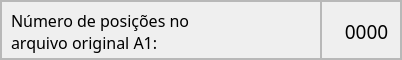
                         <widget class="QFrame" name="frame_30">
                          <property name="maximumSize">
                           <size>
                            <width>16777215</width>
                            <height>60</height>
                           </size>
                          </property>
                          <property name="frameShape">
                           <enum>QFrame::StyledPanel</enum>
                          </property>
                          <property name="frameShadow">
                           <enum>QFrame::Raised</enum>
                          </property>
                          <layout class="QHBoxLayout" name="horizontalLayout_7">
                           <property name="spacing">
                            <number>0</number>
                           </property>
                           <property name="leftMargin">
                            <number>0</number>
                           </property>
                           <property name="topMargin">
                            <number>0</number>
                           </property>
                           <property name="rightMargin">
                            <number>0</number>
                           </property>
                           <property name="bottomMargin">
                            <number>0</number>
                           </property>
                           <item>
                            <widget class="QFrame" name="frame_39">
                             <property name="sizePolicy">
                              <sizepolicy hsizetype="Preferred" vsizetype="Preferred">
                               <horstretch>0</horstretch>
                               <verstretch>0</verstretch>
                              </sizepolicy>
                             </property>
                             <property name="minimumSize">
                              <size>
                               <width>320</width>
                               <height>0</height>
                              </size>
                             </property>
                             <property name="frameShape">
                              <enum>QFrame::StyledPanel</enum>
                             </property>
                             <property name="frameShadow">
                              <enum>QFrame::Raised</enum>
                             </property>
                             <widget class="QLabel" name="label_15">
                              <property name="geometry">
                               <rect>
                                <x>10</x>
                                <y>0</y>
                                <width>311</width>
                                <height>61</height>
                               </rect>
                              </property>
                              <property name="sizePolicy">
                               <sizepolicy hsizetype="Preferred" vsizetype="Preferred">
                                <horstretch>0</horstretch>
                                <verstretch>0</verstretch>
                               </sizepolicy>
                              </property>
                              <property name="font">
                               <font>
                                <family>Equinox Bold</family>
                                <pointsize>12</pointsize>
                               </font>
                              </property>
                              <property name="text">
                               <string>Número de posições no
arquivo original A1:</string>
                              </property>
                             </widget>
                            </widget>
                           </item>
                           <item>
                            <widget class="QFrame" name="frame_40">
                             <property name="minimumSize">
                              <size>
                               <width>80</width>
                               <height>0</height>
                              </size>
                             </property>
                             <property name="frameShape">
                              <enum>QFrame::StyledPanel</enum>
                             </property>
                             <property name="frameShadow">
                              <enum>QFrame::Raised</enum>
                             </property>
                             <widget class="QLabel" name="lbl_num_pos_orig_a1">
                              <property name="geometry">
                               <rect>
                                <x>0</x>
                                <y>0</y>
                                <width>91</width>
                                <height>61</height>
                               </rect>
                              </property>
                              <property name="font">
                               <font>
                                <family>Equinox Bold</family>
                                <pointsize>14</pointsize>
                               </font>
                              </property>
                              <property name="text">
                               <string>0000</string>
                              </property>
                              <property name="alignment">
                               <set>Qt::AlignCenter</set>
                              </property>
                             </widget>
                            </widget>
                           </item>
                          </layout>
                         </widget>
